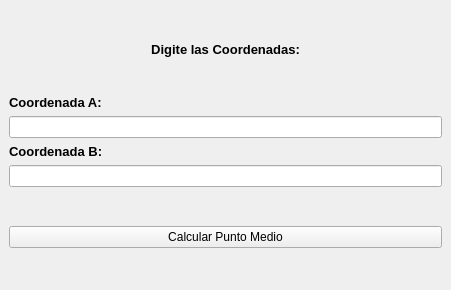
<?xml version="1.0" encoding="UTF-8"?>
<ui version="4.0">
 <class>MainWindow</class>
 <widget class="QMainWindow" name="MainWindow">
  <property name="geometry">
   <rect>
    <x>0</x>
    <y>0</y>
    <width>451</width>
    <height>290</height>
   </rect>
  </property>
  <property name="windowTitle">
   <string>MainWindow</string>
  </property>
  <widget class="QWidget" name="centralwidget">
   <layout class="QVBoxLayout" name="verticalLayout_2">
    <item>
     <layout class="QVBoxLayout" name="verticalLayout">
      <item>
       <spacer name="verticalSpacer_2">
        <property name="orientation">
         <enum>Qt::Vertical</enum>
        </property>
        <property name="sizeType">
         <enum>QSizePolicy::Preferred</enum>
        </property>
        <property name="sizeHint" stdset="0">
         <size>
          <width>20</width>
          <height>40</height>
         </size>
        </property>
       </spacer>
      </item>
      <item>
       <widget class="QLabel" name="label">
        <property name="text">
         <string>&lt;html&gt;&lt;head/&gt;&lt;body&gt;&lt;p align=&quot;center&quot;&gt;&lt;span style=&quot; font-size:10pt; font-weight:600;&quot;&gt;Digite las Coordenadas:&lt;/span&gt;&lt;/p&gt;&lt;/body&gt;&lt;/html&gt;</string>
        </property>
       </widget>
      </item>
      <item>
       <spacer name="verticalSpacer_3">
        <property name="orientation">
         <enum>Qt::Vertical</enum>
        </property>
        <property name="sizeType">
         <enum>QSizePolicy::Preferred</enum>
        </property>
        <property name="sizeHint" stdset="0">
         <size>
          <width>20</width>
          <height>40</height>
         </size>
        </property>
       </spacer>
      </item>
      <item>
       <widget class="QLabel" name="label_2">
        <property name="text">
         <string>&lt;html&gt;&lt;head/&gt;&lt;body&gt;&lt;p&gt;&lt;span style=&quot; font-size:10pt; font-weight:600;&quot;&gt;Coordenada A:&lt;/span&gt;&lt;/p&gt;&lt;/body&gt;&lt;/html&gt;</string>
        </property>
       </widget>
      </item>
      <item>
       <widget class="QLineEdit" name="lineEdit"/>
      </item>
      <item>
       <widget class="QLabel" name="label_3">
        <property name="text">
         <string>&lt;html&gt;&lt;head/&gt;&lt;body&gt;&lt;p&gt;&lt;span style=&quot; font-size:10pt; font-weight:600;&quot;&gt;Coordenada B:&lt;/span&gt;&lt;/p&gt;&lt;/body&gt;&lt;/html&gt;</string>
        </property>
       </widget>
      </item>
      <item>
       <widget class="QLineEdit" name="lineEdit_2"/>
      </item>
      <item>
       <spacer name="verticalSpacer">
        <property name="orientation">
         <enum>Qt::Vertical</enum>
        </property>
        <property name="sizeType">
         <enum>QSizePolicy::Expanding</enum>
        </property>
        <property name="sizeHint" stdset="0">
         <size>
          <width>20</width>
          <height>40</height>
         </size>
        </property>
       </spacer>
      </item>
      <item>
       <widget class="QPushButton" name="pushButton">
        <property name="text">
         <string>Calcular Punto Medio</string>
        </property>
       </widget>
      </item>
      <item>
       <spacer name="verticalSpacer_4">
        <property name="orientation">
         <enum>Qt::Vertical</enum>
        </property>
        <property name="sizeHint" stdset="0">
         <size>
          <width>20</width>
          <height>40</height>
         </size>
        </property>
       </spacer>
      </item>
     </layout>
    </item>
   </layout>
  </widget>
 </widget>
 <resources/>
 <connections>
  <connection>
   <sender>pushButton</sender>
   <signal>clicked()</signal>
   <receiver>lineEdit_2</receiver>
   <slot>clear()</slot>
   <hints>
    <hint type="sourcelabel">
     <x>215</x>
     <y>265</y>
    </hint>
    <hint type="destinationlabel">
     <x>213</x>
     <y>206</y>
    </hint>
   </hints>
  </connection>
  <connection>
   <sender>pushButton</sender>
   <signal>clicked()</signal>
   <receiver>lineEdit</receiver>
   <slot>clear()</slot>
   <hints>
    <hint type="sourcelabel">
     <x>304</x>
     <y>266</y>
    </hint>
    <hint type="destinationlabel">
     <x>300</x>
     <y>154</y>
    </hint>
   </hints>
  </connection>
 </connections>
</ui>
